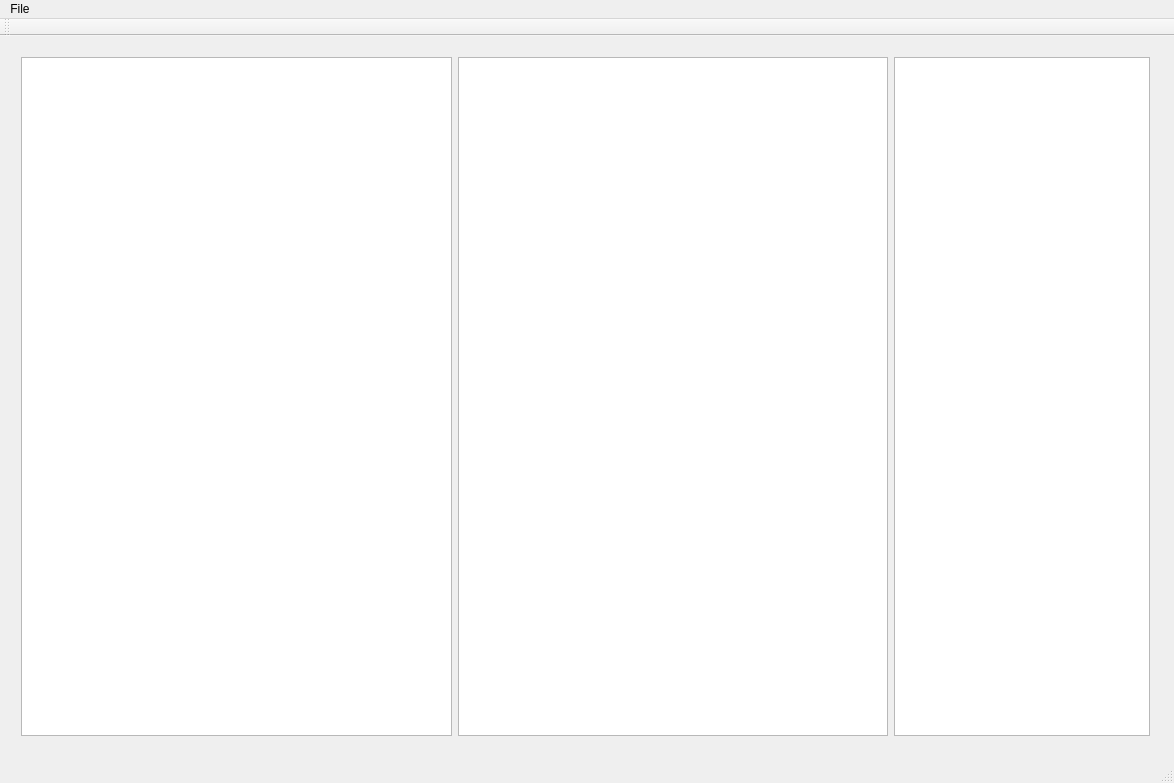
<?xml version="1.0" encoding="UTF-8"?>
<ui version="4.0">
 <class>mWindow</class>
 <widget class="QMainWindow" name="mWindow">
  <property name="geometry">
   <rect>
    <x>0</x>
    <y>0</y>
    <width>1174</width>
    <height>783</height>
   </rect>
  </property>
  <property name="windowTitle">
   <string>VC Mapping Viewer</string>
  </property>
  <widget class="QWidget" name="centralWidget">
   <widget class="QWidget" name="horizontalLayoutWidget">
    <property name="geometry">
     <rect>
      <x>10</x>
      <y>10</y>
      <width>1151</width>
      <height>701</height>
     </rect>
    </property>
    <layout class="QHBoxLayout" name="horizontalLayout">
     <item>
      <layout class="QHBoxLayout" name="viewersLayout">
       <property name="sizeConstraint">
        <enum>QLayout::SetNoConstraint</enum>
       </property>
       <item>
        <widget class="QGraphicsView" name="textureViewer"/>
       </item>
       <item>
        <widget class="QGraphicsView" name="sliceViewer"/>
       </item>
      </layout>
     </item>
     <item>
      <layout class="QVBoxLayout" name="verticalLayout">
       <item alignment="Qt::AlignRight">
        <widget class="QListWidget" name="segList">
         <property name="maximumSize">
          <size>
           <width>400</width>
           <height>16777215</height>
          </size>
         </property>
        </widget>
       </item>
      </layout>
     </item>
    </layout>
   </widget>
  </widget>
  <widget class="QMenuBar" name="menuBar">
   <property name="geometry">
    <rect>
     <x>0</x>
     <y>0</y>
     <width>1174</width>
     <height>22</height>
    </rect>
   </property>
   <widget class="QMenu" name="menuFile">
    <property name="title">
     <string>File</string>
    </property>
    <addaction name="actionOpen"/>
   </widget>
   <addaction name="menuFile"/>
  </widget>
  <widget class="QToolBar" name="mainToolBar">
   <attribute name="toolBarArea">
    <enum>TopToolBarArea</enum>
   </attribute>
   <attribute name="toolBarBreak">
    <bool>false</bool>
   </attribute>
  </widget>
  <widget class="QStatusBar" name="statusBar"/>
  <action name="actionOpen">
   <property name="text">
    <string>Open Volume...</string>
   </property>
  </action>
 </widget>
 <layoutdefault spacing="6" margin="11"/>
 <resources/>
 <connections/>
</ui>
